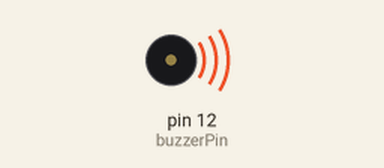
The sketch below on a simulated Arduino Uno, built with avr-gcc and run on an emulated ATmega328P. Parts: buzzer (waves = sounding).

Above: at 0.5 s.
Timing chart, 0 to 5.2 s (numbered marks = the images above):
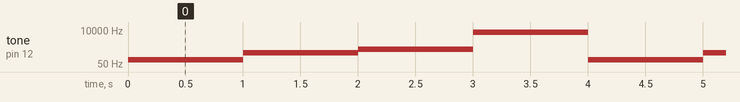

The sketch:

Buzzer_Tone.ino
```cpp
int buzzerPin = 12;
void setup() {}
void loop() {
  tone (buzzerPin, 100);
  delay (1000);
  tone (buzzerPin, 300);
  delay (1000);
  tone (buzzerPin, 500);
  delay (1000);
  tone (buzzerPin, 7000);
  delay (1000);
}
```

Measured:
- by itself, tone on pin 12 (buzzerPin): repeats every 4.0 s: 300 Hz 1.0 s, 500 Hz 1.0 s, 7000 Hz 1.0 s, 100 Hz 1.0 s
